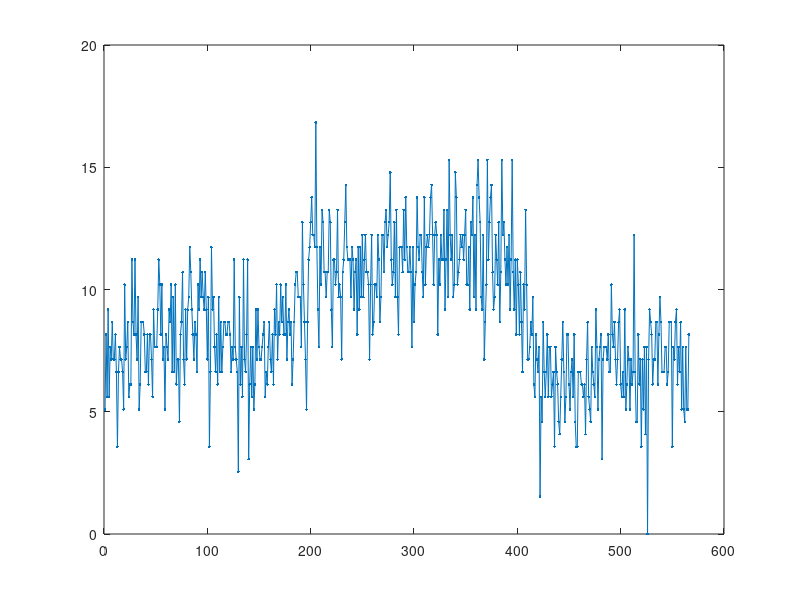

Source code (MATLAB): (Note: this script raises an error after producing the figure.)
clc;clear;close;clc;
data = load('Jan_16/2024-01-16_13_14_13.255354_0.025hres_1.02dres.txt');

data = data*1e-12*3*1e10;
data = data/2;data = data - min(data);
plot(data,'.-')

fprintf('total standard dev = %d',std(data));

data_smooth = mov_avg(data,20);

figure(2), plot(data,'.-')
ylabel('dist in m')
xlabel('index')
%0 to 90
% 134 to end

fprintf("\nfirst part mean: %.2f first part std: %.2f",[mean(data(1:180)), std(data(1:180))])
fprintf("\nsecond part mean: %.2f second part std: %.2f",[mean(data(210:390)), std(data(210:390))])
fprintf("\nthird part mean: %.2f third part std: %.2f",[mean(data(410:end)), std(data(410:end))])



% length(data) = 242; resolution = 0.01cm;
% total scan length = 2.42 cm. we required it to scan for 3 cm.